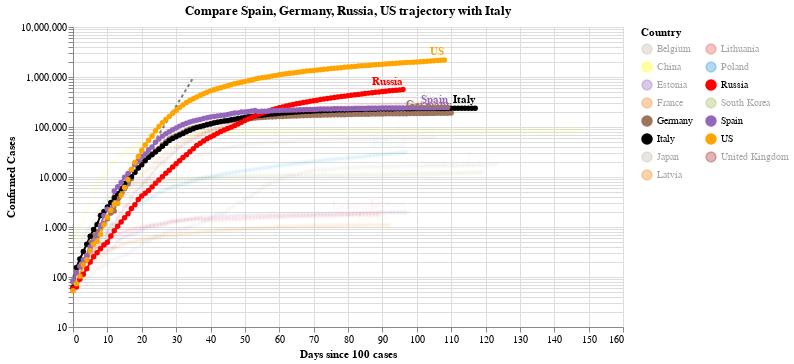

The notebook cell saved with this chart:
### Code cell
#hide_input
chart2 = make_since_chart(dff2, ['Spain', 'Germany','Russia', 'US'], baseline_countries)
chart2

### Figure 1 — Vega-Lite specification as saved in the notebook (floating-point values rounded to 4 significant figures; data arrays with more than 128 entries replaced by an {"elided": "..."} marker saying what was removed)
{"config": {"view": {"continuousWidth": 400, "continuousHeight": 300}}, "layer": [{"data": {"name": "data-628230001892d6798b50651be41d1b3e"}, "mark": {"type": "line", "color": "black", "opacity": 0.5, "strokeDash": [3, 3]}, "encoding": {"x": {"type": "quantitative", "field": "Days since 100 cases"}, "y": {"type": "quantitative", "field": "Confirmed Cases"}}}, {"data": {"name": "data-47c261d80b5c01763a54b92e30b197c6"}, "mark": {"type": "line", "point": true}, "encoding": {"color": {"type": "nominal", "field": "Country", "legend": {"columns": 2}, "scale": {"domain": ["Belgium", "China", "Estonia", "France", "Germany", "Italy", "Japan", "Latvia", "Lithuania", "Poland", "Russia", "South Korea", "Spain", "US", "United Kingdom"], "range": ["#C1B7AD", "yellow", "#9467bd", "#F58518", "#9D755D", "black", "#C1B7AD", "#F58518", "#E45756", "#2495D3", "red", "#A1BA59", "#9467bd", "orange", "brown"]}}, "opacity": {"condition": {"value": 1, "selection": "selector003"}, "value": 0.05}, "tooltip": [{"type": "nominal", "field": "Country"}, {"type": "temporal", "field": "Date"}, {"type": "quantitative", "field": "Confirmed Cases"}, {"type": "quantitative", "field": "Days since 100 cases"}], "x": {"type": "quantitative", "field": "Days since 100 cases"}, "y": {"type": "quantitative", "field": "Confirmed Cases", "scale": {"type": "log"}}}, "selection": {"selector003": {"type": "multi", "fields": ["Country"], "bind": "legend", "init": [{"Country": "Spain"}, {"Country": "Germany"}, {"Country": "Russia"}, {"Country": "US"}, {"Country": "Italy"}]}}, "width": 550}, {"data": {"name": "data-47c261d80b5c01763a54b92e30b197c6"}, "mark": {"type": "text", "align": "right", "dy": -8, "fontWeight": "bold"}, "encoding": {"color": {"type": "nominal", "field": "Country", "legend": {"columns": 2}, "scale": {"domain": ["Belgium", "China", "Estonia", "France", "Germany", "Italy", "Japan", "Latvia", "Lithuania", "Poland", "Russia", "South Korea", "Spain", "US", "United Kingdom"], "range": ["#C1B7AD", "yellow", "#9467bd", "#F58518", "#9D755D", "black", "#C1B7AD", "#F58518", "#E45756", "#2495D3", "red", "#A1BA59", "#9467bd", "orange", "brown"]}}, "opacity": {"condition": {"value": 1, "selection": "selector003"}, "value": 0.05}, "text": {"type": "nominal", "field": "Country"}, "tooltip": [{"type": "nominal", "field": "Country"}, {"type": "temporal", "field": "Date"}, {"type": "quantitative", "field": "Confirmed Cases"}, {"type": "quantitative", "field": "Days since 100 cases"}], "x": {"type": "quantitative", "field": "Days since 100 cases"}, "y": {"type": "quantitative", "field": "Confirmed Cases", "scale": {"type": "log"}}}, "transform": [{"filter": "(datum['Date'] >= 1592438400000)"}], "width": 550}], "title": "Compare Spain, Germany, Russia, US trajectory with Italy", "$schema": "https://vega.github.io/schema/vega-lite/v4.0.2.json", "datasets": {"data-628230001892d6798b50651be41d1b3e": [{"Days since 100 cases": 0, "Confirmed Cases": 100.0}, {"Days since 100 cases": 1, "Confirmed Cases": 130.0}, {"Days since 100 cases": 2, "Confirmed Cases": 169.0}, {"Days since 100 cases": 3, "Confirmed Cases": 219.7}, {"Days since 100 cases": 4, "Confirmed Cases": 285.6}, {"Days since 100 cases": 5, "Confirmed Cases": 371.3}, {"Days since 100 cases": 6, "Confirmed Cases": 482.7}, {"Days since 100 cases": 7, "Confirmed Cases": 627.5}, {"Days since 100 cases": 8, "Confirmed Cases": 815.7}, {"Days since 100 cases": 9, "Confirmed Cases": 1060.0}, {"Days since 100 cases": 10, "Confirmed Cases": 1379.0}, {"Days since 100 cases": 11, "Confirmed Cases": 1792.0}, {"Days since 100 cases": 12, "Confirmed Cases": 2330.0}, {"Days since 100 cases": 13, "Confirmed Cases": 3029.0}, {"Days since 100 cases": 14, "Confirmed Cases": 3937.0}, {"Days since 100 cases": 15, "Confirmed Cases": 5119.0}, {"Days since 100 cases": 16, "Confirmed Cases": 6654.0}, {"Days since 100 cases": 17, "Confirmed Cases": 8650.0}, {"Days since 100 cases": 18, "Confirmed Cases": 11250.0}, {"Days since 100 cases": 19, "Confirmed Cases": 14620.0}, {"Days since 100 cases": 20, "Confirmed Cases": 19000.0}, {"Days since 100 cases": 21, "Confirmed Cases": 24710.0}, {"Days since 100 cases": 22, "Confirmed Cases": 32120.0}, {"Days since 100 cases": 23, "Confirmed Cases": 41750.0}, {"Days since 100 cases": 24, "Confirmed Cases": 54280.0}, {"Days since 100 cases": 25, "Confirmed Cases": 70560.0}, {"Days since 100 cases": 26, "Confirmed Cases": 91730.0}, {"Days since 100 cases": 27, "Confirmed Cases": 119300.0}, {"Days since 100 cases": 28, "Confirmed Cases": 155000.0}, {"Days since 100 cases": 29, "Confirmed Cases": 201500.0}, {"Days since 100 cases": 30, "Confirmed Cases": 262000.0}, {"Days since 100 cases": 31, "Confirmed Cases": 340600.0}, {"Days since 100 cases": 32, "Confirmed Cases": 442800.0}, {"Days since 100 cases": 33, "Confirmed Cases": 575600.0}, {"Days since 100 cases": 34, "Confirmed Cases": 748300.0}, {"Days since 100 cases": 35, "Confirmed Cases": 972800.0}], "data-47c261d80b5c01763a54b92e30b197c6": {"elided": "1643 records"}}}
